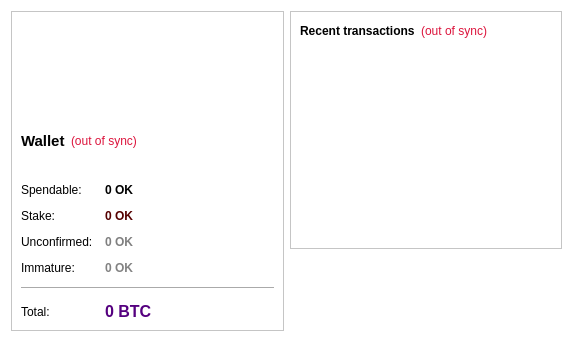
<?xml version="1.0" encoding="UTF-8"?>
<ui version="4.0">
 <class>OverviewPage</class>
 <widget class="QWidget" name="OverviewPage">
  <property name="enabled">
   <bool>true</bool>
  </property>
  <property name="geometry">
   <rect>
    <x>0</x>
    <y>0</y>
    <width>573</width>
    <height>342</height>
   </rect>
  </property>
  <property name="windowTitle">
   <string>Form</string>
  </property>
  <property name="autoFillBackground">
   <bool>false</bool>
  </property>
  <property name="styleSheet">
   <string notr="true">background-color: rgb(255, 255, 255);</string>
  </property>
  <layout class="QHBoxLayout" name="horizontalLayout" stretch="1,1">
   <item>
    <layout class="QVBoxLayout" name="verticalLayout_2">
     <item>
      <widget class="QFrame" name="frame">
       <property name="frameShape">
        <enum>QFrame::StyledPanel</enum>
       </property>
       <property name="frameShadow">
        <enum>QFrame::Raised</enum>
       </property>
       <layout class="QVBoxLayout" name="verticalLayout_4">
        <item>
         <widget class="QLabel" name="label_2">
          <property name="enabled">
           <bool>true</bool>
          </property>
          <property name="minimumSize">
           <size>
            <width>253</width>
            <height>77</height>
           </size>
          </property>
          <property name="styleSheet">
           <string notr="true">image: url(:/images/res/images/logo.png);</string>
          </property>
          <property name="text">
           <string/>
          </property>
         </widget>
        </item>
        <item>
         <layout class="QHBoxLayout" name="horizontalLayout_4">
          <item>
           <widget class="QLabel" name="label_5">
            <property name="font">
             <font>
              <pointsize>11</pointsize>
              <weight>75</weight>
              <bold>true</bold>
             </font>
            </property>
            <property name="text">
             <string>Wallet</string>
            </property>
           </widget>
          </item>
          <item>
           <widget class="QLabel" name="labelWalletStatus">
            <property name="toolTip">
             <string>The displayed information may be out of date. Your wallet automatically synchronizes with the JobsCoin network after a connection is established, but this process has not completed yet.</string>
            </property>
            <property name="styleSheet">
             <string notr="true">QLabel { color: #DC143C; }</string>
            </property>
            <property name="text">
             <string notr="true">(out of sync)</string>
            </property>
            <property name="alignment">
             <set>Qt::AlignLeading|Qt::AlignLeft|Qt::AlignVCenter</set>
            </property>
           </widget>
          </item>
          <item>
           <spacer name="horizontalSpacer_2">
            <property name="orientation">
             <enum>Qt::Horizontal</enum>
            </property>
            <property name="sizeHint" stdset="0">
             <size>
              <width>40</width>
              <height>20</height>
             </size>
            </property>
           </spacer>
          </item>
         </layout>
        </item>
        <item>
         <layout class="QFormLayout" name="formLayout_2">
          <property name="fieldGrowthPolicy">
           <enum>QFormLayout::AllNonFixedFieldsGrow</enum>
          </property>
          <property name="horizontalSpacing">
           <number>12</number>
          </property>
          <property name="verticalSpacing">
           <number>12</number>
          </property>
          <item row="0" column="0">
           <widget class="QLabel" name="label">
            <property name="text">
             <string>Spendable:</string>
            </property>
           </widget>
          </item>
          <item row="0" column="1">
           <widget class="QLabel" name="labelBalance">
            <property name="font">
             <font>
              <weight>75</weight>
              <bold>true</bold>
             </font>
            </property>
            <property name="cursor">
             <cursorShape>IBeamCursor</cursorShape>
            </property>
            <property name="toolTip">
             <string>Your current spendable balance</string>
            </property>
            <property name="styleSheet">
             <string notr="true"/>
            </property>
            <property name="text">
             <string notr="true">0 OK</string>
            </property>
            <property name="textInteractionFlags">
             <set>Qt::LinksAccessibleByMouse|Qt::TextSelectableByKeyboard|Qt::TextSelectableByMouse</set>
            </property>
           </widget>
          </item>
          <item row="1" column="0">
           <widget class="QLabel" name="label_6">
            <property name="text">
             <string>Stake:</string>
            </property>
           </widget>
          </item>
          <item row="1" column="1">
           <widget class="QLabel" name="labelStake">
            <property name="font">
             <font>
              <weight>75</weight>
              <bold>true</bold>
             </font>
            </property>
            <property name="cursor">
             <cursorShape>IBeamCursor</cursorShape>
            </property>
            <property name="toolTip">
             <string>Total of coins that was staked, and do not yet count toward the current balance</string>
            </property>
            <property name="styleSheet">
             <string notr="true">color: rgb(85, 0, 0);</string>
            </property>
            <property name="text">
             <string notr="true">0 OK</string>
            </property>
            <property name="textInteractionFlags">
             <set>Qt::LinksAccessibleByMouse|Qt::TextSelectableByKeyboard|Qt::TextSelectableByMouse</set>
            </property>
           </widget>
          </item>
          <item row="2" column="0">
           <widget class="QLabel" name="label_3">
            <property name="text">
             <string>Unconfirmed:</string>
            </property>
           </widget>
          </item>
          <item row="2" column="1">
           <widget class="QLabel" name="labelUnconfirmed">
            <property name="font">
             <font>
              <weight>75</weight>
              <bold>true</bold>
             </font>
            </property>
            <property name="cursor">
             <cursorShape>IBeamCursor</cursorShape>
            </property>
            <property name="toolTip">
             <string>Total of transactions that have yet to be confirmed, and do not yet count toward the current balance</string>
            </property>
            <property name="styleSheet">
             <string notr="true">color: rgb(127, 127, 127);</string>
            </property>
            <property name="text">
             <string notr="true">0 OK</string>
            </property>
            <property name="textInteractionFlags">
             <set>Qt::LinksAccessibleByMouse|Qt::TextSelectableByKeyboard|Qt::TextSelectableByMouse</set>
            </property>
           </widget>
          </item>
          <item row="3" column="0">
           <widget class="QLabel" name="labelImmatureText">
            <property name="text">
             <string>Immature:</string>
            </property>
           </widget>
          </item>
          <item row="3" column="1">
           <widget class="QLabel" name="labelImmature">
            <property name="font">
             <font>
              <weight>75</weight>
              <bold>true</bold>
             </font>
            </property>
            <property name="toolTip">
             <string>Mined balance that has not yet matured</string>
            </property>
            <property name="styleSheet">
             <string notr="true">color: rgb(130, 130, 130);</string>
            </property>
            <property name="text">
             <string notr="true">0 OK</string>
            </property>
            <property name="textInteractionFlags">
             <set>Qt::LinksAccessibleByMouse|Qt::TextSelectableByKeyboard|Qt::TextSelectableByMouse</set>
            </property>
           </widget>
          </item>
          <item row="4" column="0" colspan="2">
           <widget class="Line" name="line">
            <property name="orientation">
             <enum>Qt::Horizontal</enum>
            </property>
           </widget>
          </item>
          <item row="5" column="0">
           <widget class="QLabel" name="labelTotalText">
            <property name="text">
             <string>Total:</string>
            </property>
           </widget>
          </item>
          <item row="5" column="1">
           <widget class="QLabel" name="labelTotal">
            <property name="font">
             <font>
              <pointsize>12</pointsize>
              <weight>75</weight>
              <bold>true</bold>
              <stylestrategy>PreferAntialias</stylestrategy>
             </font>
            </property>
            <property name="cursor">
             <cursorShape>IBeamCursor</cursorShape>
            </property>
            <property name="toolTip">
             <string>Your current total balance</string>
            </property>
            <property name="autoFillBackground">
             <bool>false</bool>
            </property>
            <property name="styleSheet">
             <string notr="true">color: rgb(85, 0, 127);</string>
            </property>
            <property name="text">
             <string notr="true">0 BTC</string>
            </property>
            <property name="textInteractionFlags">
             <set>Qt::LinksAccessibleByMouse|Qt::TextSelectableByKeyboard|Qt::TextSelectableByMouse</set>
            </property>
           </widget>
          </item>
         </layout>
        </item>
       </layout>
      </widget>
     </item>
    </layout>
   </item>
   <item>
    <layout class="QVBoxLayout" name="verticalLayout_3">
     <item>
      <widget class="QFrame" name="frame_2">
       <property name="frameShape">
        <enum>QFrame::StyledPanel</enum>
       </property>
       <property name="frameShadow">
        <enum>QFrame::Raised</enum>
       </property>
       <layout class="QVBoxLayout" name="verticalLayout">
        <item>
         <layout class="QHBoxLayout" name="horizontalLayout_2">
          <item>
           <widget class="QLabel" name="label_4">
            <property name="text">
             <string>&lt;b&gt;Recent transactions&lt;/b&gt;</string>
            </property>
           </widget>
          </item>
          <item>
           <widget class="QLabel" name="labelTransactionsStatus">
            <property name="toolTip">
             <string>The displayed information may be out of date. Your wallet automatically synchronizes with the JobsCoin network after a connection is established, but this process has not completed yet.</string>
            </property>
            <property name="styleSheet">
             <string notr="true">QLabel { color: #DC143C; }</string>
            </property>
            <property name="text">
             <string notr="true">(out of sync)</string>
            </property>
            <property name="alignment">
             <set>Qt::AlignRight|Qt::AlignTrailing|Qt::AlignVCenter</set>
            </property>
           </widget>
          </item>
          <item>
           <spacer name="horizontalSpacer">
            <property name="orientation">
             <enum>Qt::Horizontal</enum>
            </property>
            <property name="sizeHint" stdset="0">
             <size>
              <width>40</width>
              <height>20</height>
             </size>
            </property>
           </spacer>
          </item>
         </layout>
        </item>
        <item>
         <widget class="QListView" name="listTransactions">
          <property name="styleSheet">
           <string notr="true">QListView { background: transparent; }</string>
          </property>
          <property name="frameShape">
           <enum>QFrame::NoFrame</enum>
          </property>
          <property name="verticalScrollBarPolicy">
           <enum>Qt::ScrollBarAlwaysOff</enum>
          </property>
          <property name="horizontalScrollBarPolicy">
           <enum>Qt::ScrollBarAlwaysOff</enum>
          </property>
          <property name="selectionMode">
           <enum>QAbstractItemView::NoSelection</enum>
          </property>
         </widget>
        </item>
       </layout>
      </widget>
     </item>
     <item>
      <spacer name="verticalSpacer_2">
       <property name="orientation">
        <enum>Qt::Vertical</enum>
       </property>
       <property name="sizeHint" stdset="0">
        <size>
         <width>20</width>
         <height>40</height>
        </size>
       </property>
      </spacer>
     </item>
    </layout>
   </item>
  </layout>
 </widget>
 <resources/>
 <connections/>
</ui>
